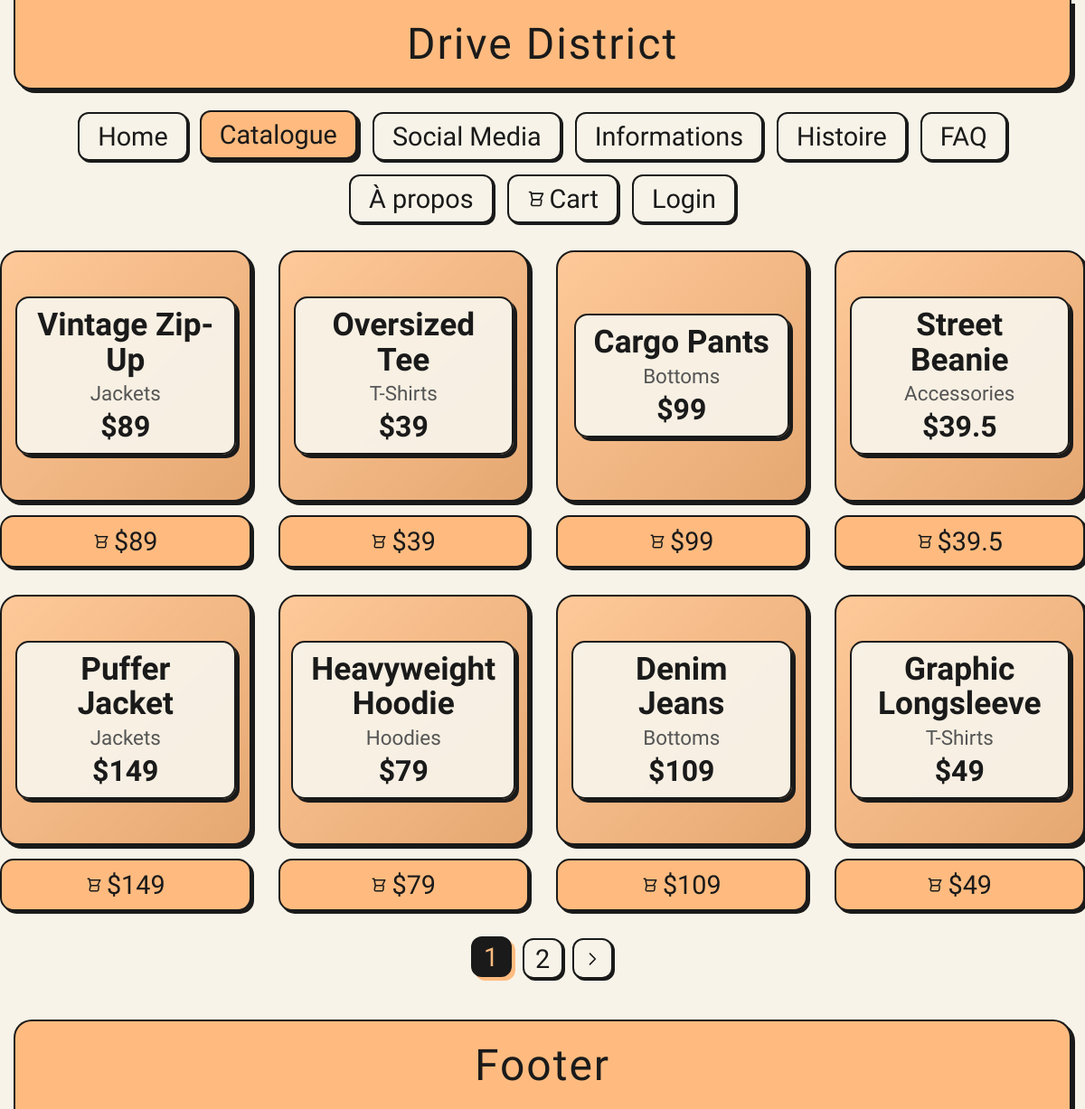
The page /catalogue.php on the database its author committed.
### tables this page shows
CREATE TABLE products (
        id INTEGER PRIMARY KEY AUTOINCREMENT,
        name TEXT NOT NULL,
        category TEXT NOT NULL,
        price REAL NOT NULL,
        stock INTEGER NOT NULL,
        sizes TEXT NOT NULL,
        colors TEXT NOT NULL,
        desc TEXT NOT NULL
    , image TEXT DEFAULT '');

### data.php (called while the page is built, shortened)
<?php
$db_file = __DIR__ . '/drivedistrict.sqlite';
$pdo = new PDO('sqlite:' . $db_file);
$pdo->setAttribute(PDO::ATTR_ERRMODE, PDO::ERRMODE_EXCEPTION);
$pdo->exec("
    CREATE TABLE IF NOT EXISTS products (
        id INTEGER PRIMARY KEY AUTOINCREMENT,
        name TEXT NOT NULL,
        category TEXT NOT NULL,
        price REAL NOT NULL,
        stock INTEGER NOT NULL,
        sizes TEXT NOT NULL,
        colors TEXT NOT NULL,
        desc TEXT NOT NULL
    );
    CREATE TABLE IF NOT EXISTS users (
        id INTEGER PRIMARY KEY AUTOINCREMENT,
        username TEXT NOT NULL UNIQUE,
        email TEXT NOT NULL UNIQUE,
        password TEXT NOT NULL,
        role TEXT NOT NULL DEFAULT 'user',
        created_at DATETIME DEFAULT CURRENT_TIMESTAMP
    );
    CREATE TABLE IF NOT EXISTS orders (
        id INTEGER PRIMARY KEY AUTOINCREMENT,
        user_id INTEGER,
        total REAL NOT NULL,
        status TEXT NOT NULL DEFAULT 'pending',
        created_at DATETIME DEFAULT CURRENT_TIMESTAMP,
        FOREIGN KEY (user_id) REFERENCES users(id)
    );
    CREATE TABLE IF NOT EXISTS order_items (
        id INTEGER PRIMARY KEY AUTOINCREMENT,
        order_id INTEGER NOT NULL,
        product_id INTEGER NOT NULL,
        size TEXT NOT NULL,
        qty INTEGER NOT NULL,
        price REAL NOT NULL,
        FOREIGN KEY (order_id) REFERENCES orders(id),
        FOREIGN KEY (product_id) REFERENCES products(id)
    );
");
try {
    $pdo->exec("ALTER TABLE products ADD COLUMN image TEXT DEFAULT ''");
    $img_urls = [
        1 => 'https://images.unsplash.com/photo-1556821840-3a63f95609a7?q=80&w=400',
        2 => 'https://images.unsplash.com/photo-1521572163474-6864f9cf17ab?q=80&w=400',
        3 => 'https://images.unsplash.com/photo-1624378439575-d1ead6bb246b?q=80&w=400',
        4 => 'https://images.unsplash.com/photo-1576871337622-98d48d1cf531?q=80&w=400',
        5 => 'https://images.unsplash.com/photo-1559551409-dadc959f76b8?q=80&w=400',
        6 => 'https://images.unsplash.com/photo-1556821840-3a63f95609a7?q=80&w=400',
        7 => 'https://images.unsplash.com/photo-1542272604-787c3835535d?q=80&w=400',
        8 => 'https://images.unsplash.com/photo-1618517351616-389a7ac72579?q=80&w=400',
        9 => 'https://images.unsplash.com/photo-1551028719-0c14457cc7dc?q=80&w=400',
        10 => 'https://images.unsplash.com/photo-1525966222134-fcfa99b8ae77?q=80&w=400'
    ];
    foreach($img_urls as $id => $url) {
        $pdo->exec("UPDATE products SET image = '$url' WHERE id = $id AND (image IS NULL OR image = '')");
    }
} catch (Exception $e) {}
try {
    $pdo->exec("ALTER TABLE users ADD COLUMN cart TEXT DEFAULT '[]'");
} catch (Exception $e) {}
try {
    $pdo->exec("ALTER TABLE users ADD COLUMN role TEXT DEFAULT 'user'");
} catch (Exception $e) {}
$products = [];
$stmt = $pdo->query("SELECT * FROM products");
while ($row = $stmt->fetch(PDO::FETCH_ASSOC)) {
    $row['sizes'] = json_decode($row['sizes'], true) ?: [];
    $row['colors'] = json_decode($row['colors'], true) ?: [];
    $products[$row['id']] = $row;
}
function isLoggedIn() {
    return isset($_SESSION['user_id']);
}

### catalogue.php (the view, shortened to what this page needs)
<?php include 'header.php'; ?>
<?php
$page = isset($_GET['p']) ? max(1, (int)$_GET['p']) : 1;
$limit = 8;
$total_products = count($products);
$total_pages = ceil($total_products / $limit);
$offset = ($page - 1) * $limit;
$current_products = array_slice($products, $offset, $limit);
?>
<main style="display:flex; flex-direction:column; align-items:center; width:100%; gap:20px; flex:1; padding-bottom: 20px;">
    <div class="catalogue-grid">
        <?php foreach($current_products as $p): ?>
        <div class="product-item">
            <a href="product_detail.php?id=<?= $p['id'] ?>" class="catalogue-post" style="text-decoration:none; color:inherit; cursor:pointer; <?php if(!empty($p['image'])) echo "background-image: linear-gradient(135deg, rgba(255,255,255,0.2) 0%, rgba(0,0,0,0.1) 100%), url('".$p['image']."'); background-size: cover; background-position: center;"; ?>">
                <div style="text-align:center; background: rgba(247, 243, 232, 0.95); padding: 10px 20px; border-radius: 15px; border: 2px solid #1a1a1a; box-shadow: 4px 4px 0px #1a1a1a; backdrop-filter: blur(4px); margin: 15px;">
                    <h2 style="font-size:2.2rem;"><?= $p['name'] ?></h2>
                    <p style="font-size:1.4rem; color:#555;"><?= $p['category'] ?></p>
                    <p style="font-size:2rem; margin-top:5px; font-weight:bold;">$<?= $p['price'] ?></p>
                </div>
            </a>
            <form method="POST" action="cart_actions.php" style="width:100%;">
                <button type="submit" class="buy-button" style="display:flex; align-items:center; justify-content:center; gap:5px; margin:0 auto;">
                    <svg fill="none" stroke="currentColor" viewBox="0 0 24 24" width="18" height="18"><path stroke-linecap="round" stroke-linejoin="round" stroke-width="2" d="M3 3h2l.4 2M7 13h10l4-8H5.4M7 13L5.4 5M7 13l-1.35 5.4A2 2 0 007.6 21h8.8a2 2 0 001.95-1.6L19 13.5M9 21h.01M15 21h.01"></path></svg>
                    $<?= $p['price'] ?>
                </button>
            </form>
        </div>
        <?php endforeach; ?>
    </div>
    <?php if($total_pages > 1): ?>
    <div class="pagination" style="display:flex; gap:10px; margin-top:10px;">
        <?php for($i = 1; $i <= $total_pages; $i++): ?>
            <a href="catalogue.php?p=<?= $i ?>" class="page-link <?= $i === $page ? 'active' : '' ?>">
                <?= $i ?>
            </a>
        <?php endfor; ?>
        <?php if($page < $total_pages): ?>
            <a href="catalogue.php?p=<?= $page + 1 ?>" class="page-link">
                <svg fill="none" stroke="currentColor" viewBox="0 0 24 24" width="20" height="20"><path stroke-linecap="round" stroke-linejoin="round" stroke-width="2" d="M9 5l7 7-7 7"></path></svg>
            </a>
        <?php endif; ?>
    </div>
    <?php endif; ?>
</main>
<?php include 'footer.php'; ?>

### header.php (shortened to what this page needs)
<?php require_once 'data.php';
$currentPage = basename($_SERVER['PHP_SELF']);
function navClass($page) { global $currentPage; return $currentPage === $page ? 'nav-link active' : 'nav-link'; }
?>
<!DOCTYPE html>
<html lang="fr">
<head>
    <link rel="stylesheet" href="styles.css?v=<?= time() ?>">
</head>
<body>
    <header class="header">
        <h1><a href="index.php" style="color:inherit;text-decoration:none;">Drive District</a></h1>
    </header>
    <nav class="nav-bar">
        <a href="index.php" class="<?= navClass('index.php') ?>">Home</a>
        <a href="catalogue.php" class="<?= navClass('catalogue.php') ?>">Catalogue</a>
        <a href="social_media.php" class="<?= navClass('social_media.php') ?>">Social Media</a>
        <a href="informations.php" class="<?= navClass('informations.php') ?>">Informations</a>
        <a href="histoire.php" class="<?= navClass('histoire.php') ?>">Histoire</a>
        <a href="faq.php" class="<?= navClass('faq.php') ?>">FAQ</a>
        <a href="a_propos.php" class="<?= navClass('a_propos.php') ?>">À propos</a>
        <a href="cart.php" class="<?= navClass('cart.php') ?> cart-link" style="display:flex; align-items:center; gap:5px;">
            <svg fill="none" stroke="currentColor" viewBox="0 0 24 24" width="20" height="20"><path stroke-linecap="round" stroke-linejoin="round" stroke-width="2" d="M3 3h2l.4 2M7 13h10l4-8H5.4M7 13L5.4 5M7 13l-1.35 5.4A2 2 0 007.6 21h8.8a2 2 0 001.95-1.6L19 13.5M9 21h.01M15 21h.01"></path></svg> Cart <?php if($cartCount > 0): ?><span class="cart-badge"><?= $cartCount ?></span><?php endif; ?>
        </a>
        <?php if(isLoggedIn()): ?>
            <a href="login.php?logout=1" class="nav-link" style="background-color:#ff6b6b; color:#fff;">Logout (<?= htmlspecialchars($_SESSION['username']) ?>)</a>
        <?php else: ?>
            <a href="login.php" class="<?= navClass('login.php') ?>">Login</a>
        <?php endif; ?>
    </nav>

### footer.php
    <footer class="footer">
        <h1>Footer</h1>
    </footer>
</body>
</html>

### styles.css (style rules this page uses)
* { margin: 0; padding: 0; box-sizing: border-box; font-family: 'Jersey 25', sans-serif; }
body { background-color: #f7f3e8; display: flex; flex-direction: column; min-height: 100vh; color: #1a1a1a; }
.header, .footer { background-color: #FFBB7F; border: 2px solid #1a1a1a; text-align: center; padding: 20px; z-index: 10; box-shadow: 4px 4px 0px #1a1a1a; }
.header { border-top: none; border-bottom-left-radius: 20px; border-bottom-right-radius: 20px; margin: 0 15px 25px 15px; }
.footer { border-bottom: none; border-top-left-radius: 20px; border-top-right-radius: 20px; margin: 25px 15px 0 15px; }
.header h1, .footer h1 { font-size: 3rem; font-weight: 400; color: #1a1a1a; letter-spacing: 2px; }
.nav-bar { display: flex; flex-wrap: wrap; justify-content: center; gap: 15px; margin-bottom: 30px; padding: 0 15px; }
.nav-link { padding: 8px 20px; background-color: #f7f3e8; border: 2px solid #1a1a1a; border-radius: 12px; color: #1a1a1a; text-decoration: none; font-size: 1.8rem; transition: all 0.2s ease-in-out; box-shadow: 2px 2px 0px #1a1a1a; display: flex; align-items: center; gap: 8px; }
.nav-link:hover, .nav-link.active { background-color: #FFBB7F; transform: translate(-2px, -2px); box-shadow: 4px 4px 0px #1a1a1a; }
.catalogue-grid { display: grid; grid-template-columns: repeat(auto-fill, minmax(240px, 1fr)); gap: 30px; width: 100%; max-width: 1400px; margin: 0 auto; justify-content: center; }
.product-item { display: flex; flex-direction: column; gap: 15px; }
.catalogue-post { background-color: #FFBB7F; border: 2px solid #1a1a1a; border-radius: 20px; width: 100%; aspect-ratio: 1; display: flex; align-items: center; justify-content: center; box-shadow: 4px 4px 0px #1a1a1a; transition: transform 0.2s, box-shadow 0.2s; background-image: linear-gradient(135deg, rgba(255,255,255,0.4) 0%, rgba(255,255,255,0) 100%); }
.catalogue-post h2 { font-size: 2.5rem; line-height: 1.1; margin-bottom: 5px; }
.buy-button { background-color: #FFBB7F; border: 2px solid #1a1a1a; border-radius: 15px; padding: 10px 15px; font-size: 1.8rem; color: #1a1a1a; cursor: pointer; box-shadow: 3px 3px 0px #1a1a1a; transition: all 0.2s; display: flex; align-items: center; justify-content: center; gap: 8px; width: 100%; }
.pagination { display: flex; gap: 10px; justify-content: center; margin-top: 40px; flex-wrap: wrap; }
.page-link { background-color: #f7f3e8; border: 2px solid #1a1a1a; border-radius: 12px; width: 45px; height: 45px; display: flex; align-items: center; justify-content: center; text-decoration: none; font-size: 1.8rem; color: #1a1a1a; box-shadow: 2px 2px 0px #1a1a1a; transition: all 0.2s; }
.page-link:hover, .page-link.active { background-color: #1a1a1a; color: #FFBB7F; transform: translate(-2px, -2px); box-shadow: 4px 4px 0px #FFBB7F; }

### rows shown on the page
products: name "Vintage Zip-Up", category "Jackets", price "89"
products: name "Oversized Tee", category "T-Shirts", price "39"
products: name "Cargo Pants", category "Bottoms", price "99"
products: name "Street Beanie", category "Accessories", price "39.5"
products: name "Puffer Jacket", category "Jackets", price "149"
products: name "Heavyweight Hoodie", category "Hoodies", price "79"
products: name "Denim Jeans", category "Bottoms", price "109"
products: name "Graphic Longsleeve", category "T-Shirts", price "49"
